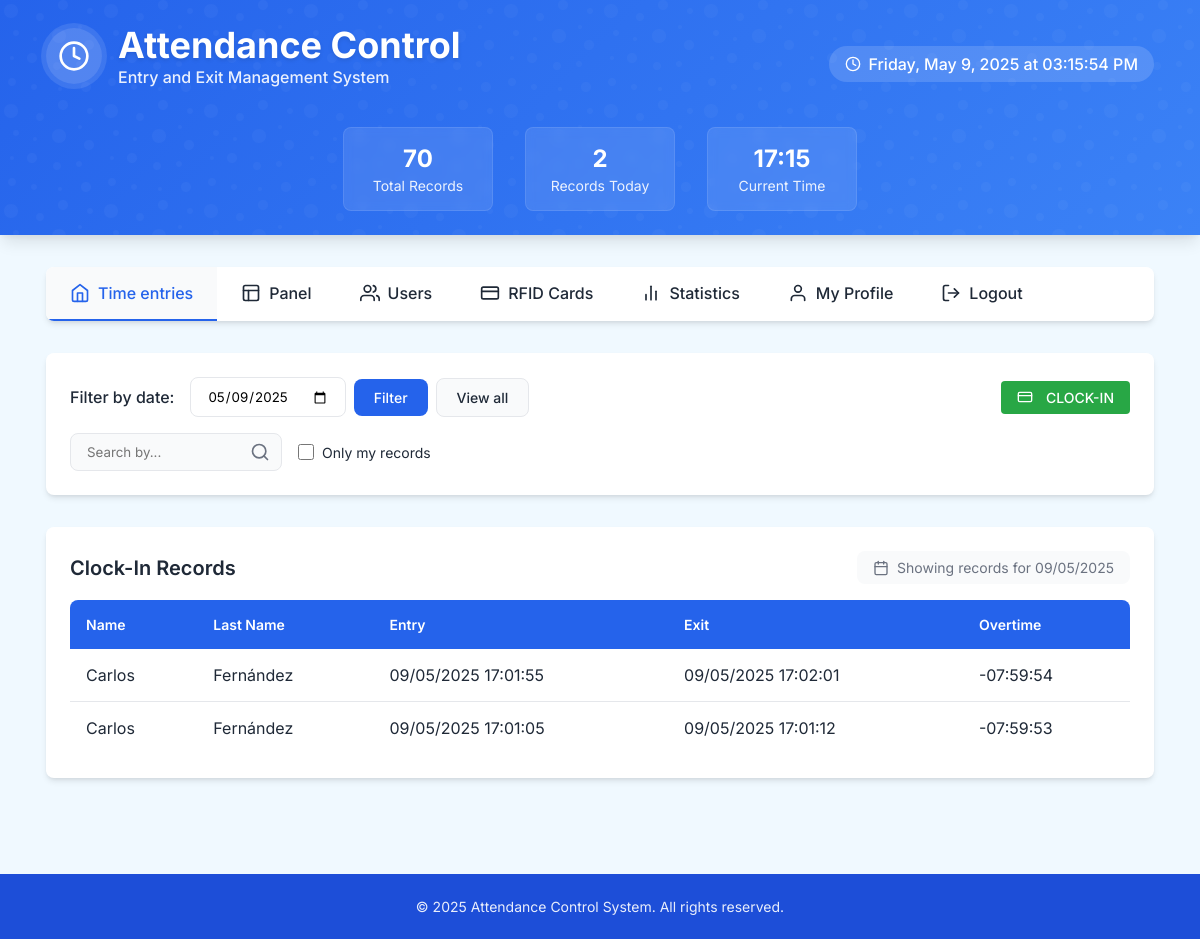
The page /code/index.php (signed in) on the database its author committed.
### tables this page shows
CREATE TABLE `sesiones_fichaje` (
  `id` int(11) NOT NULL,
  `usuario_id` int(11) NOT NULL,
  `fecha_entrada` datetime NOT NULL,
  `fecha_salida` datetime DEFAULT NULL,
  `tiempo_extra` time GENERATED ALWAYS AS (case when `fecha_salida` is not null then sec_to_time(time_to_sec(timediff(`fecha_salida`,`fecha_entrada`)) - 28800) else NULL end) STORED
);

CREATE TABLE `usuarios` (
  `id` int(11) NOT NULL,
  `nombre` varchar(100) NOT NULL,
  `apellido` varchar(100) NOT NULL,
  `email` varchar(150) NOT NULL,
  `password` varchar(255) DEFAULT NULL,
  `rol_id` int(11) DEFAULT NULL
);

### code/index.php (the view, shortened to what this page needs)
<?php
$hoy = date('Y-m-d');
$fecha = isset($_GET['fecha']) ? $_GET['fecha'] : $hoy;
$verTodo = isset($_GET['ver_todo']) && $_GET['ver_todo'] === '1';
$soloMios = isset($_GET['solo_mios']) && $_GET['solo_mios'] === '1';
$busqueda = isset($_GET['busqueda']) ? $_GET['busqueda'] : '';
if (strpos($fecha, '/') !== false) {
  $fecha_parts = explode('/', $fecha);
  if (count($fecha_parts) === 3) {
    $fecha_sql = $fecha_parts[2] . '-' . $fecha_parts[1] . '-' . $fecha_parts[0];
  } else {
    $fecha_sql = $hoy;
  }
} else {
  $fecha_sql = $fecha;
}
include 'includes/header.php';
?>
<section class="card">
  <form method="GET" action="index.php">
    <div class="filter-section">
      <div class="filter-row">
        <label for="fecha" class="filter-label">Filter by date:</label>
        <div class="filter-controls">
          <input type="date" id="fecha" name="fecha" value="<?php echo $fecha_sql; ?>" />
            <button type="submit" class="btn btn-primary">Filter</button>
            <button type="submit" name="ver_todo" value="1" class="btn btn-secondary">View all</button>
        </div>
        <button id="ficharBtn" class="btn btn-success" data-modal-target="ficharModal">
          <svg xmlns="http://www.w3.org/2000/svg" viewBox="0 0 24 24" fill="none" stroke="currentColor" stroke-width="2" stroke-linecap="round" stroke-linejoin="round" style="width: 16px; height: 16px; margin-right: 5px;">
            <rect x="2" y="5" width="20" height="14" rx="2"></rect>
            <line x1="2" y1="10" x2="22" y2="10"></line>
          </svg>
            CLOCK-IN
        </button>
      </div>
      <div class="filter-bottom-row">
        <div class="search-container">
          <div class="search-box">
            <input type="text" id="busqueda" name="busqueda" placeholder="Search by..." value="<?php echo htmlspecialchars($busqueda); ?>" />
          </div>
        </div>
        <div class="filter-checkbox">
          <input type="checkbox" id="solo_mios" name="solo_mios" value="1" <?php echo $soloMios ? 'checked' : ''; ?> onchange="this.form.submit()">
            <label for="solo_mios">Only my records</label>
        </div>
      </div>
    </div>
  </form>
</section>
<section class="card">
  <div class="table-header">
    <h2 class="table-title">Clock-In Records</h2>
    <div id="filter-info" class="filter-info">
    </div>
  </div>
  <div class="table-container" id="fichajes-container">
    <table>
      <thead>
        <tr>
            <th>Name</th>
            <th>Last Name</th>
            <th>Entry</th>
            <th>Exit</th>
            <th>Overtime</th>
        </tr>
      </thead>
      <tbody>
        <?php
        $where = "";
        if (!$verTodo) {
          $where = "WHERE DATE(fecha_entrada) = '" . $conn->real_escape_string($fecha_sql) . "'";
        } else {
          $where = "WHERE 1=1";
        }
        $sql = "SELECT usuarios.nombre, usuarios.apellido, sesiones_fichaje.fecha_entrada, sesiones_fichaje.fecha_salida, sesiones_fichaje.tiempo_extra
                FROM sesiones_fichaje
                JOIN usuarios ON sesiones_fichaje.usuario_id = usuarios.id
                $where
                ORDER BY sesiones_fichaje.fecha_entrada DESC";
        $result = $conn->query($sql);
        if ($result && $result->num_rows > 0) {
          $counter = 0;
          while ($row = $result->fetch_assoc()) {
            $delay = $counter * 50;
            echo "<tr class='animate-on-scroll' style='animation-delay: {$delay}ms;'>";
            echo "<td data-label='Nombre'>" . htmlspecialchars($row['nombre']) . "</td>";
            echo "<td data-label='Apellido'>" . htmlspecialchars($row['apellido']) . "</td>";
            echo "<td data-label='Entrada'>" . date('d/m/Y H:i:s', strtotime($row['fecha_entrada'])) . "</td>";
            echo "<td data-label='Salida'>" . ($row['fecha_salida'] ? date('d/m/Y H:i:s', strtotime($row['fecha_salida'])) : '-') . "</td>";
            echo "<td data-label='Tiempo Extra'>" . htmlspecialchars($row['tiempo_extra'] ?: '-') . "</td>";
            echo "</tr>";
            $counter++;
          }
        } else {
            echo '<tr><td colspan="5" class="text-center">No clock-in records found for this date.</td></tr>';
        }
        ?>
      </tbody>
    </table>
  </div>
</section>
<?php
include 'includes/footer.php';
?>

### code/css/index.css (style rules this page uses)
.filter-section { display: flex; flex-direction: column; gap: 1rem; }
.filter-row { display: flex; align-items: center; gap: 1rem; width: 100%; }
.filter-bottom-row { display: flex; align-items: center; gap: 1rem; }
.filter-label { font-weight: 500; color: var(--text); white-space: nowrap; }
.filter-controls { display: flex; align-items: center; gap: 0.5rem; flex: 1; }
input[type="date"] { border-radius: 8px; padding: 0.625rem 1rem; border: 1px solid var(--border); min-width: 150px; }
.search-container { width: 20%; }
.search-box { position: relative; width: 100%; }
.search-box input { width: 100%; padding: 0.625rem 1rem; padding-right: 2.5rem; border: 1px solid var(--border); border-radius: 8px; background-color: var(--secondary); }
.filter-checkbox { display: flex; align-items: center; gap: 0.5rem; }
.filter-checkbox input[type="checkbox"] { width: 1rem; height: 1rem; }
.filter-checkbox label { font-size: 0.875rem; color: var(--text); cursor: pointer; }
.table-header { display: flex; justify-content: space-between; align-items: center; margin-bottom: 1rem; }
.table-title { font-size: 1.25rem; font-weight: 600; color: var(--text); }
.filter-info { font-size: 0.875rem; color: var(--text-light); background-color: var(--secondary); padding: 0.5rem 1rem; border-radius: var(--radius); display: inline-flex; align-items: center; gap: 0.5rem; }
#ficharBtn { background-color: #28a745; color: white; display: flex; align-items: center; justify-content: center; padding: 8px 16px; border-radius: 4px; border: none; cursor: pointer; transition: background-color 0.3s; margin-left: auto; }
.animate-on-scroll { opacity: 0; transform: translateY(20px); transition: opacity 0.5s ease, transform 0.5s ease; }
.animate-on-scroll.fade-in { opacity: 1; transform: translateY(0); }

### code/css/common.css (style rules this page uses)
* { margin: 0; padding: 0; box-sizing: border-box; font-family: "Inter", "Segoe UI", system-ui, -apple-system, sans-serif; }
:root { --primary: #2563eb; --primary-dark: #1d4ed8; --primary-light: #60a5fa; --primary-gradient: linear-gradient(135deg, #2563eb 0%, #3b82f6 100%); --secondary: #f9fafb; --text: #1f2937; --text-light: #6b7280; --border: #e5e7eb; --background: #f0f9ff; --card: #ffffff; --shadow: 0 4px 6px -1px rgba(0, 0, 0, 0.1), 0 2px 4px -1px rgba(0, 0, 0, 0.06); --shadow-lg: 0 10px 15px -3px rgba(0, 0, 0, 0.1), 0 4px 6px -2px rgba(0, 0, 0, 0.05); --radius: 8px; --transition: all 0.2s ease; }
body { background-color: var(--background); color: var(--text); padding: 0; position: relative; min-height: 100vh; z-index: 1; }
.card { background-color: var(--card); border-radius: var(--radius); box-shadow: var(--shadow); padding: 1.5rem; margin-bottom: 2rem; }
button { padding: 0.625rem 1.25rem; border-radius: var(--radius); font-size: 0.875rem; font-weight: 500; cursor: pointer; transition: all 0.2s ease; border: none; display: inline-flex; align-items: center; justify-content: center; gap: 0.5rem; }
.btn-primary { background-color: var(--primary); color: white; }
.btn-secondary { background-color: var(--secondary); color: var(--text); border: 1px solid var(--border); }
button svg { width: 1rem; height: 1rem; }
.table-container { overflow-x: auto; }
table { width: 100%; border-collapse: separate; border-spacing: 0; border-radius: var(--radius); overflow: hidden; }
thead { background-color: var(--primary); color: white; }
thead th { text-align: left; padding: 1rem; font-weight: 600; font-size: 0.875rem; }
tbody td { padding: 1rem; border-bottom: 1px solid var(--border); }
tbody tr:last-child td { border-bottom: none; }
.fade-in { animation: fadeIn 0.5s ease forwards; opacity: 0; }

### rows shown on the page
sesiones_fichaje: usuario.nombre "Carlos", usuario.apellido "Fernández", fecha_entrada "09/05/2025 17:01:55", fecha_salida "09/05/2025 17:02:01", tiempo_extra "-07:59:54"
sesiones_fichaje: usuario.nombre "Carlos", usuario.apellido "Fernández", fecha_entrada "09/05/2025 17:01:05", fecha_salida "09/05/2025 17:01:12", tiempo_extra "-07:59:53"

### other values the page prints
$totalRegistros "70"
$registrosHoy "2"
